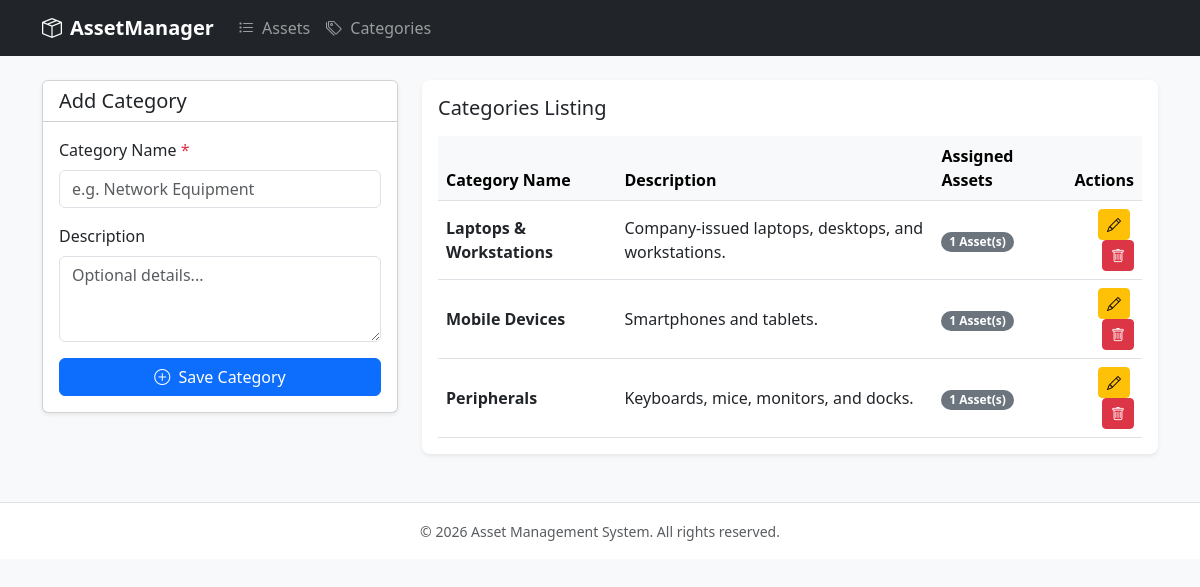
/categories/index.php, run on the app's committed database.
### tables this page shows
CREATE TABLE `categories` (
    `id` INT AUTO_INCREMENT PRIMARY KEY,
    `name` VARCHAR(100) NOT NULL UNIQUE,
    `description` TEXT NULL,
    `created_at` TIMESTAMP DEFAULT CURRENT_TIMESTAMP
);

### config/database.php (called while the page is built, shortened)
<?php
function sanitize(?string $string): string {
    return htmlspecialchars($string ?? '', ENT_QUOTES, 'UTF-8');
}

### categories/index.php (the view, shortened to what this page needs)
<?php
require_once __DIR__ . '/../config/database.php';
$pdo = getDBConnection();
$sql = "SELECT c.*, COUNT(a.id) AS total_assets
        FROM categories c
        LEFT JOIN assets a ON c.id = a.category_id
        GROUP BY c.id
        ORDER BY c.name ASC";
$categories = $pdo->query($sql)->fetchAll();
require_once __DIR__ . '/../includes/header.php';
?>
<div class="row">
    <div class="col-md-4 mb-4">
        <div class="card shadow-sm">
            <div class="card-header bg-white">
                <h5 class="card-title mb-0">Add Category</h5>
            </div>
            <div class="card-body">
                <form method="POST" action="/categories/index.php">
                    <div class="mb-3">
                        <label class="form-label">Category Name <span class="text-danger">*</span></label>
                        <input type="text" name="name" class="form-control" required placeholder="e.g. Network Equipment">
                    </div>
                    <div class="mb-3">
                        <label class="form-label">Description</label>
                        <textarea name="description" class="form-control" rows="3" placeholder="Optional details..."></textarea>
                    </div>
                    <button type="submit" class="btn btn-primary w-100"><i class="bi-plus-circle me-1"></i> Save Category</button>
                </form>
            </div>
        </div>
    </div>
    <div class="col-md-8">
        <div class="table-responsive p-3">
            <h5 class="mb-3">Categories Listing</h5>
            <table class="table table-hover align-middle mb-0">
                <thead class="table-light">
                    <tr>
                        <th>Category Name</th>
                        <th>Description</th>
                        <th>Assigned Assets</th>
                        <th class="text-end">Actions</th>
                    </tr>
                </thead>
                <tbody>
                    <?php if (empty($categories)): ?>
                        <tr>
                            <td colspan="4" class="text-center text-muted py-4">No categories created yet.</td>
                        </tr>
                    <?php else: ?>
                        <?php foreach ($categories as $cat): ?>
                            <tr>
                                <td><strong><?= sanitize($cat['name']); ?></strong></td>
                                <td><?= sanitize($cat['description'] ?? 'N/A'); ?></td>
                                <td>
                                    <span class="badge bg-secondary rounded-pill">
                                        <?= $cat['total_assets']; ?> Asset(s)
                                    </span>
                                </td>
                                <td class="text-end">
                                    <a href="/categories/edit.php?id=<?= $cat['id']; ?>" class="btn btn-sm btn-warning me-1"><i class="bi-pencil"></i></a>
                                    <form method="POST" action="/categories/delete.php" class="d-inline" onsubmit="return confirm('Deleting this category will uncategorize its associated assets. Proceed?');">
                                        <button type="submit" class="btn btn-sm btn-danger"><i class="bi-trash"></i></button>
                                    </form>
                                </td>
                            </tr>
                        <?php endforeach; ?>
                    <?php endif; ?>
                </tbody>
            </table>
        </div>
    </div>
</div>
<?php require_once __DIR__ . '/../includes/footer.php'; ?>

### includes/header.php (style rules this page uses)
body { background-color: #f8f9fa; }
.table-responsive { background: #fff; border-radius: 8px; box-shadow: 0 0.125rem 0.25rem rgba(0,0,0,0.075); }

### data on the page
categories: name "Laptops & Workstations", description "Company-issued laptops, desktops, and workstations.", total_assets "1"
categories: name "Mobile Devices", description "Smartphones and tablets.", total_assets "1"
categories: name "Peripherals", description "Keyboards, mice, monitors, and docks.", total_assets "1"
